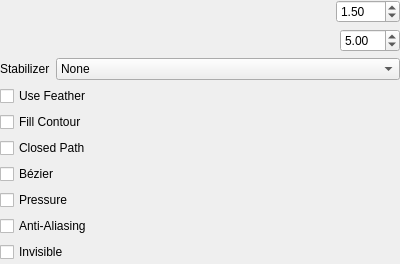
<?xml version="1.0" encoding="UTF-8"?>
<ui version="4.0">
 <class>StrokeOptionsWidget</class>
 <widget class="QWidget" name="StrokeOptionsWidget">
  <property name="geometry">
   <rect>
    <x>0</x>
    <y>0</y>
    <width>400</width>
    <height>264</height>
   </rect>
  </property>
  <property name="windowTitle">
   <string>Form</string>
  </property>
  <layout class="QVBoxLayout" name="verticalLayout">
   <property name="sizeConstraint">
    <enum>QLayout::SizeConstraint::SetMinimumSize</enum>
   </property>
   <property name="leftMargin">
    <number>0</number>
   </property>
   <property name="topMargin">
    <number>0</number>
   </property>
   <property name="rightMargin">
    <number>0</number>
   </property>
   <property name="bottomMargin">
    <number>0</number>
   </property>
   <item>
    <layout class="QHBoxLayout" name="horizontalLayout_2">
     <item>
      <widget class="SpinSlider" name="sizeSlider" native="true">
       <property name="toolTip">
        <string>Set Stroke Width &lt;br&gt;&lt;b&gt;[SHIFT]+drag&lt;/b&gt;&lt;br&gt;for quick adjustment</string>
       </property>
      </widget>
     </item>
     <item>
      <widget class="QDoubleSpinBox" name="sizeSpinBox">
       <property name="sizePolicy">
        <sizepolicy hsizetype="Fixed" vsizetype="Fixed">
         <horstretch>0</horstretch>
         <verstretch>0</verstretch>
        </sizepolicy>
       </property>
       <property name="minimumSize">
        <size>
         <width>60</width>
         <height>0</height>
        </size>
       </property>
       <property name="minimum">
        <double>0.500000000000000</double>
       </property>
       <property name="maximum">
        <double>200.000000000000000</double>
       </property>
       <property name="value">
        <double>1.500000000000000</double>
       </property>
      </widget>
     </item>
    </layout>
   </item>
   <item>
    <layout class="QHBoxLayout" name="horizontalLayout">
     <item>
      <widget class="SpinSlider" name="featherSlider" native="true">
       <property name="toolTip">
        <string>Set Stroke Feather &lt;br&gt;&lt;b&gt;[CTRL]+drag&lt;/b&gt;&lt;br&gt;for quick adjustment</string>
       </property>
      </widget>
     </item>
     <item>
      <widget class="QDoubleSpinBox" name="featherSpinBox">
       <property name="sizePolicy">
        <sizepolicy hsizetype="Fixed" vsizetype="Fixed">
         <horstretch>0</horstretch>
         <verstretch>0</verstretch>
        </sizepolicy>
       </property>
       <property name="minimumSize">
        <size>
         <width>60</width>
         <height>0</height>
        </size>
       </property>
       <property name="minimum">
        <double>0.100000000000000</double>
       </property>
       <property name="maximum">
        <double>99.000000000000000</double>
       </property>
       <property name="value">
        <double>5.000000000000000</double>
       </property>
      </widget>
     </item>
    </layout>
   </item>
   <item>
    <layout class="QHBoxLayout" name="horizontalLayout_4" stretch="0,1">
     <item>
      <widget class="QLabel" name="stabilizerLabel">
       <property name="sizePolicy">
        <sizepolicy hsizetype="Minimum" vsizetype="Minimum">
         <horstretch>0</horstretch>
         <verstretch>0</verstretch>
        </sizepolicy>
       </property>
       <property name="text">
        <string>Stabilizer</string>
       </property>
      </widget>
     </item>
     <item>
      <widget class="QComboBox" name="inpolLevelsCombo">
       <property name="toolTip">
        <string>Use stabilizer to interpolate strokes</string>
       </property>
       <property name="currentText">
        <string comment="Stablizer level">None</string>
       </property>
       <item>
        <property name="text">
         <string comment="Stabilizer option">None</string>
        </property>
       </item>
       <item>
        <property name="text">
         <string comment="Stabilizer option">Simple</string>
        </property>
       </item>
       <item>
        <property name="text">
         <string comment="Stabilizer option">Strong</string>
        </property>
       </item>
      </widget>
     </item>
    </layout>
   </item>
   <item>
    <layout class="QVBoxLayout" name="verticalLayout_2">
     <property name="topMargin">
      <number>0</number>
     </property>
     <item>
      <widget class="QCheckBox" name="useFeatherBox">
       <property name="toolTip">
        <string>Enable or disable feathering</string>
       </property>
       <property name="text">
        <string>Use Feather</string>
       </property>
      </widget>
     </item>
     <item>
      <widget class="QCheckBox" name="fillContourBox">
       <property name="toolTip">
        <string>Contour will be filled</string>
       </property>
       <property name="text">
        <string>Fill Contour</string>
       </property>
      </widget>
     </item>
     <item>
      <widget class="QCheckBox" name="useClosedPathBox">
       <property name="toolTip">
        <string>Close Polyline path (hold Ctrl to temporarily invert)</string>
       </property>
       <property name="text">
        <string>Closed Path</string>
       </property>
      </widget>
     </item>
     <item>
      <widget class="QCheckBox" name="useBezierBox">
       <property name="toolTip">
        <string>Use Bézier curves to create curved lines</string>
       </property>
       <property name="text">
        <string comment="Tool options">Bézier</string>
       </property>
      </widget>
     </item>
     <item>
      <widget class="QCheckBox" name="usePressureBox">
       <property name="toolTip">
        <string>Vary strokes based on pressure when drawing on a tablet</string>
       </property>
       <property name="text">
        <string comment="Tool options">Pressure</string>
       </property>
      </widget>
     </item>
     <item>
      <widget class="QCheckBox" name="useAABox">
       <property name="toolTip">
        <string>Use anti-aliasing to create smooth edges</string>
       </property>
       <property name="text">
        <string comment="Brush AA">Anti-Aliasing</string>
       </property>
      </widget>
     </item>
     <item>
      <widget class="QCheckBox" name="makeInvisibleBox">
       <property name="toolTip">
        <string>Make invisible</string>
       </property>
       <property name="text">
        <string comment="Tool options">Invisible</string>
       </property>
      </widget>
     </item>
    </layout>
   </item>
  </layout>
 </widget>
 <customwidgets>
  <customwidget>
   <class>SpinSlider</class>
   <extends>QWidget</extends>
   <header>spinslider.h</header>
   <container>1</container>
  </customwidget>
 </customwidgets>
 <resources/>
 <connections/>
</ui>
